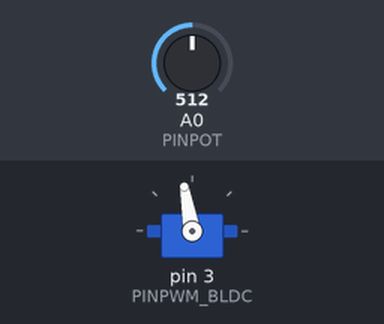
A sketch run on a simulated Arduino Uno, built with avr-gcc and run on an emulated ATmega328P. Parts: servo. The test bench sets the inputs (shaded band); at power-on: A0 (PINPOT) = 512.

Above: at 1.2 s.
1.3 s: A0 (PINPOT) set to 716
At 2.2 s:
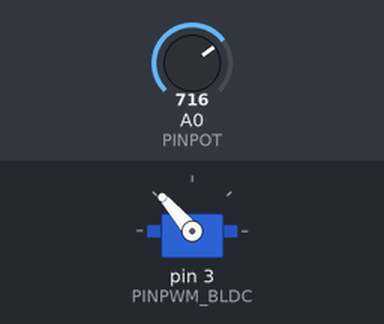
2.8 s: A0 (PINPOT) set to 900
At 3.3 s:
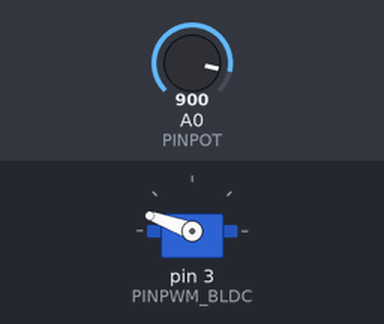
4.3 s: A0 (PINPOT) set to 1023
At 5.5 s:
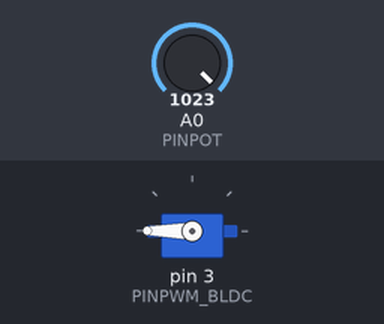
5.8 s: A0 (PINPOT) set to 511
At 6.8 s:
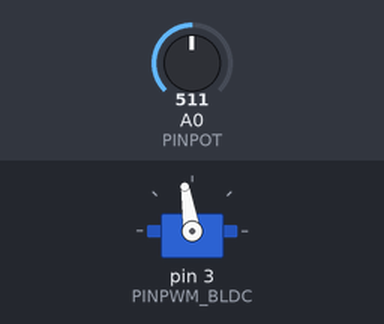
7.3 s: A0 (PINPOT) set to 306
At 8.0 s:
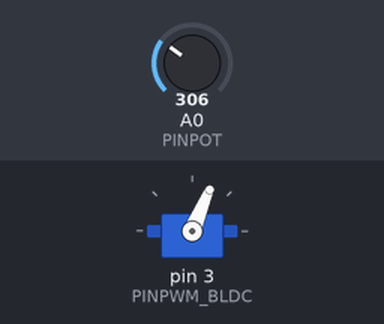
Timing chart, 0 to 9.8 s (numbered marks = the images above; inputs shaded):
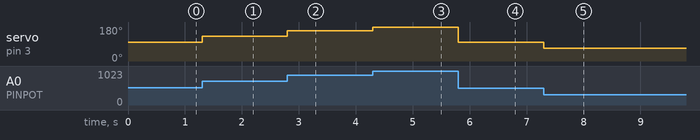

Measured:
- after the input at 1.3 s, servo on pin 3 (PINPWM_BLDC): 100° → 131° at once
- after the input at 2.8 s, servo on pin 3 (PINPWM_BLDC): 131° → 160° at once
- after the input at 4.3 s, servo on pin 3 (PINPWM_BLDC): 160° → 180° at once
- after the input at 5.8 s, servo on pin 3 (PINPWM_BLDC): 180° → 99° at once
- after the input at 7.3 s, servo on pin 3 (PINPWM_BLDC): 99° → 67° at once

The sketch:

33_3_MotorBrushless_Control_Potenciometro.ino
```cpp
/*33.3.-Control de velocidad de un motor brushless (BLDC) con un potenciómetro y calibrando el
porcentaje del duty cycle de la señal PWM para adaptarla al motor sin escobillas: Para la conexión
de este motor se usa un controlador externo llamado ESC (Electronic Speed Controller), el cual es
alimentado por una batería LiPo, misma que alimenta al Arduino a través del cable rojo del ESC por
medio de su pin de 5V, a la tierra del ESC igual se conectará el pin GND del Arduino y a través de
uno de los pines digitales del Arduino se controlará su velocidad de rotación, a través de una señal
PWM con frecuencia de 50 Hz, que varíe su duty cycle de 1 a 2ms. El control del BLDC es idéntico al
del servomotor, pero la única diferencia es que esa señal PWM controla la posición de 0 a 180 y la
de este tipo de motor controla la velocidad, pero su funcionamiento y librería de uso es la misma.

Motor brushless MT2204 que se alimenta con baterías LiPo de 2 a 3S, cuenta con una KV = 2300, por lo
que el rango de velocidades que abarca como máximo, alimentándolo con una batería de 3S es de:
0 a KV * V_ESC [rpm] = 2300 * 3.7 * 3S = 25,530 [rpm].
La cual es controlada por una señal PWM (Pulse Width Module) con una frecuencia de 50 Hz (20 [ms]).
------------------------------------------------------------------------------------------------
Motor brushless A2212 que se alimenta con baterías LiPo de 2 a 3S, cuenta con una KV = 1400, por lo
que el rango de velocidades que abarca como máximo, alimentándolo con una batería de 3S es de:
0 a KV * V_ESC [rpm] = 1400 * 3.7 * 3S = 15,540 [rpm].
La cual es controlada por una señal PWM (Pulse Width Module) con una frecuencia de 50 Hz (20 [ms]).*/
//IMPORTACIÓN DE LIBRERÍAS
#include <Servo.h> //Librería de control de servomotores.

//DECLARACIÓN DE VARIABLES Y/O CONSTANTES
/*Objeto de la clase Servo, este no recibe ningún parámetro, solamente sirve para poder usar los
métodos de la librería.*/
Servo motorBLDC;
int PINPWM_BLDC = 3;      //Pin 3 = Cable de señal PWM conectada al PIN3~ digital del Arduino.
/*Cuando el valor bajo del duty cycle en la señal PWM dura 1000 µs = 1 ms, la velocidad del BLDC
está en 0 [rpm]. Esta es la teoría, pero si el motor no gira, este valor se debe calibrar para
encontrar el óptimo, además al editar esto se puede cambiar el alcance de la velocidad de giro
del motor.*/
int DUTYCYCLEMIN = 0;     //Calibración BLDC: High Duty Cycle Mínimo ≈ 0 µs = 0 s
/*Cuando el valor alto del duty cycle en la señal PWM dura 2000 µs = 2 ms, la velocidad del BLDC
está en KV * V_ESC [rpm]. Esta es la teoría, pero si el motor deja de girar, este valor se debe
calibrar para encontrar el óptimo, además al editar esto se puede cambiar el alcance de la
velocidad de giro del motor.*/
int DUTYCYCLEMAX = 3000;  //Calibración BLDC: High Duty Cycle Máximo ≈ 3000 µs = 3 ms
int velocidadMotor = 900; //Este delay de 900 ms solamente hace que la velocidad varíe.
int PINPOT = A0;          //Pin A0 = Cable de la terminal central del pot (patita de en medio).

//CONFIGURACIÓN DE LOS PINES Y LA COMUNICACIÓN SERIAL
void setup() {
  /*servomotor.attach(): Método que sirve para inicializar el objeto del servomotor:
    - El primer parámetro indica el Pin del Arduino al que se conectó el cable de la señal PWM.
    - El segundo parámetro indica la duración mínima en µs de la señal PWM y el tercero la máxima.*/
  motorBLDC.attach(PINPWM_BLDC, DUTYCYCLEMIN, DUTYCYCLEMAX);
}

//EJECUCIÓN DEL PROGRAMA EN UN BUCLE INFINITO
void loop() {
  /*analogRead(): Método que lee un valor analógico por medio del ADC del Arduino que consta de 10
  bits, por lo que convertirá los valores de tensión de 0 a 5V que reciba a un equivalente de 0 a
  2^10 - 1 = 1023.*/
  int LECTURAPOT = analogRead(PINPOT);
  /*map(): Método que realiza una regla de 3, convirtiendo un número de un rango a otro que sea
  equivalente al primero, en sus parámetros recibe lo siguiente:
    - Primer parámetro: Recibe la variable de donde proviene el número a convertir.
    - Segundo parámetro: Recibe el valor mínimo del primer rango de valores.
    - Tercer parámetro: Recibe el valor máximo del primer rango de valores.
    - Cuarto parámetro: Recibe el valor mínimo del segundo rango de valores, al que queremos llegar.
    - Quinto parámetro: Recibe el valor máximo del segundo rango de valores, al que queremos llegar.
  De esta manera se convierten los valores de de 0 a 1023 entregados por el método analogRead() a
  valores de ángulos de rotación de 20 a 180 que varíe la velocidad del BLDC de 0 a KV * V_ESC [rpm].*/
  int VELOCIDAD = map(LECTURAPOT, 0, 1023, 20, 180);  //Velocidad mínima = 20; Velocidad máxima = 180.
  /*Servo.write(0): Método usado para controlar la posición del eje perteneciente a un servomotor.
  Recibe como argumento un valor numérico que representa el ángulo de giro deseado.*/
  motorBLDC.write(VELOCIDAD);
}
```
